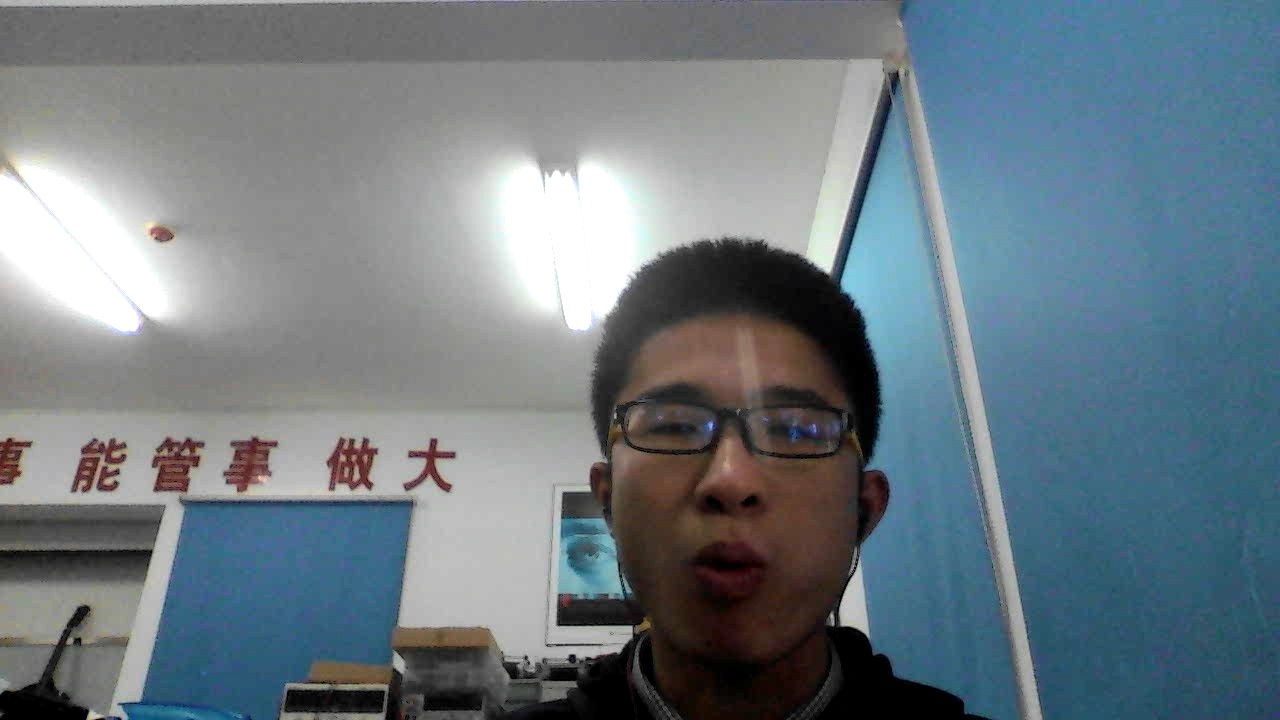
//> input picture opencv_1/1.jpg, 1280 x 720 px
$ ./test   (built with g++ and OpenCV 4)
//> lines starting //> are read from the running program, lines starting //| are printed output that depends on the picture
#include<iostream>
#include<opencv2/opencv.hpp>

using namespace cv;
using namespace std;

int main() {
	Mat srcImage = imread("1.jpg", 0);
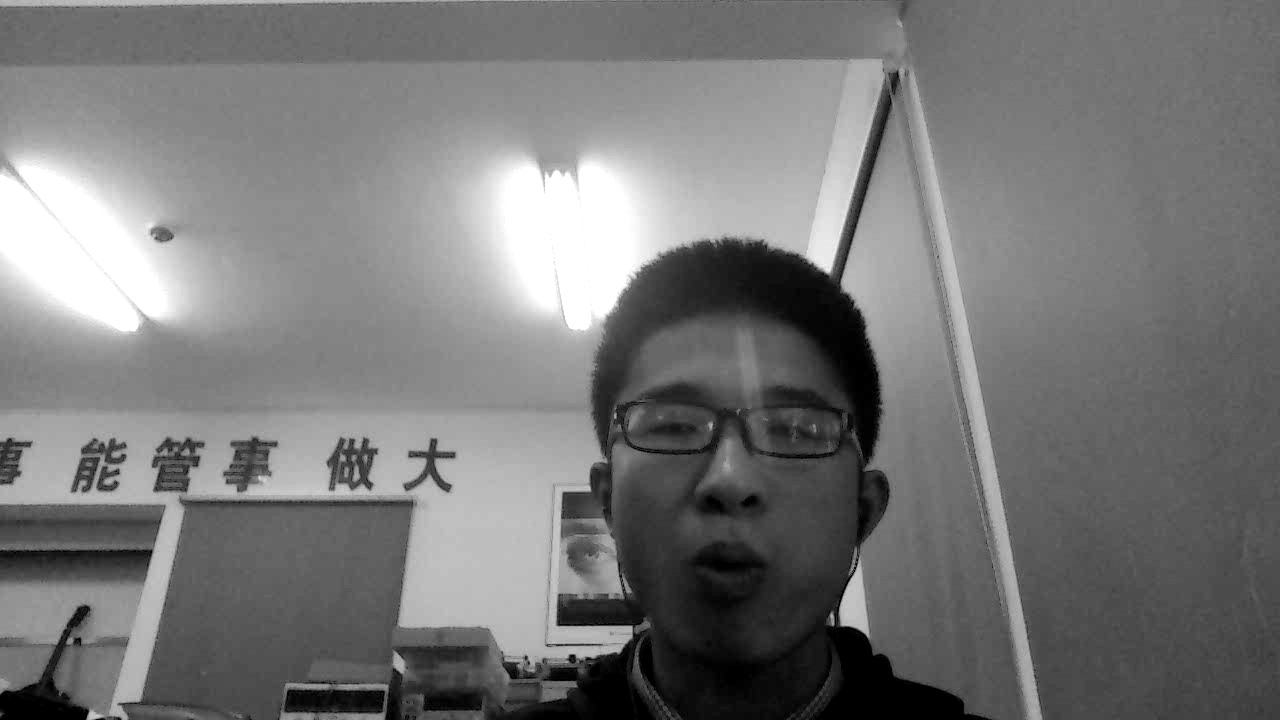
//> srcImage: 720 rows x 1280 cols, CV_8UC1; min 0, max 255, mean 119.8
	bool flag = 1;
	if (!srcImage.data) {
		cout << "Error, please put image again" << endl;
		flag = 0;
	}
	while (flag) {
		imshow("old Image", srcImage);
		int m = getOptimalDFTSize(srcImage.rows);
//> m = 720
		int n = getOptimalDFTSize(srcImage.cols);
//> n = 1280
		Mat padded;
		copyMakeBorder(srcImage, padded, 0, m - srcImage.rows, 0, n - srcImage.cols, BORDER_CONSTANT, Scalar::all(0));
		Mat planes[] = { Mat_<float>(padded), Mat::zeros(padded.size(), CV_32F) };
//> planes[1]: 720 rows x 1280 cols, CV_32FC1; every value is 0
		Mat complexI;
		merge(planes, 2, complexI);
		dft(complexI, complexI);
		split(complexI, planes);
		magnitude(planes[0], planes[1], planes[0]);
		Mat magnitudeImage = planes[0];
		magnitudeImage += Scalar::all(1);
		log(magnitudeImage, magnitudeImage);
		magnitudeImage = magnitudeImage(Rect(0, 0, magnitudeImage.cols& -2, magnitudeImage.rows & -2));
		int cx = magnitudeImage.cols / 2;
//> cx = 640
		int cy = magnitudeImage.rows / 2;
//> cy = 360
		Mat q0(magnitudeImage, Rect(0, 0, cx, cy));
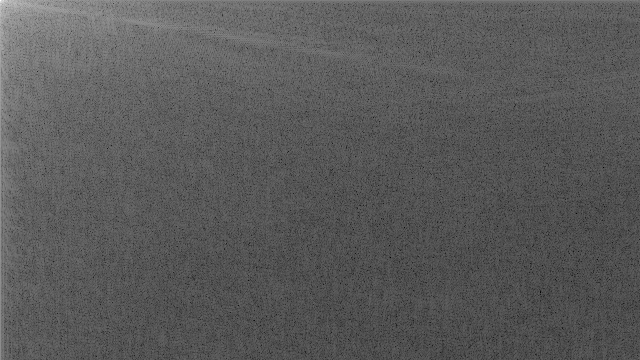
//> q0: 360 rows x 640 cols, CV_32FC1; min 1.87, max 18.52, mean 7.76; drawn with min black and max white
		Mat	q1(magnitudeImage, Rect(cx, 0, cx, cy));
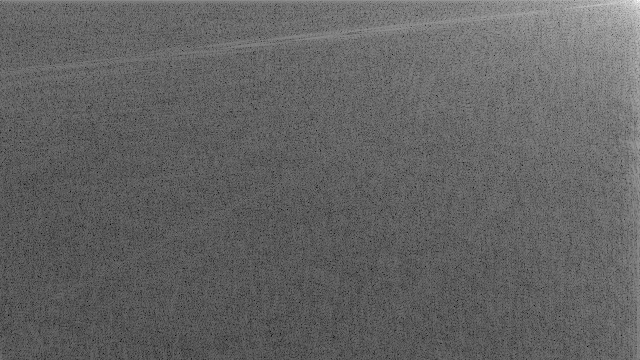
//> q1: 360 rows x 640 cols, CV_32FC1; min 2.28, max 16.27, mean 7.74; drawn with min black and max white
		Mat q2(magnitudeImage, Rect(0, cy, cx, cy));
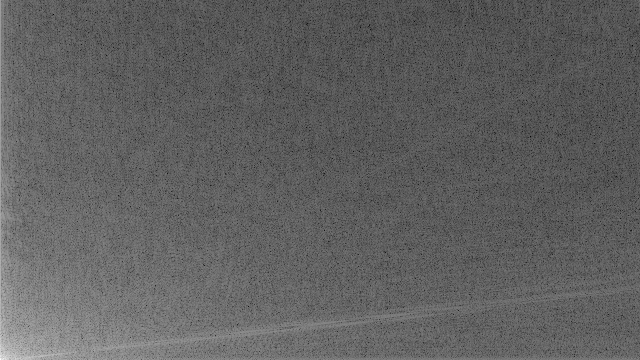
//> q2: 360 rows x 640 cols, CV_32FC1; min 2.28, max 16.68, mean 7.74; drawn with min black and max white
		Mat q3(magnitudeImage, Rect(cx, cy, cx, cy));
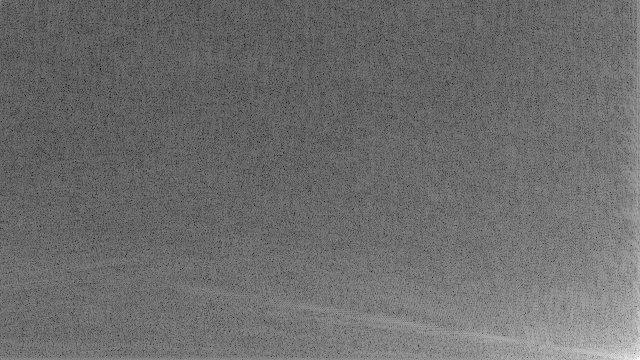
//> q3: 360 rows x 640 cols, CV_32FC1; min 1.87, max 15.57, mean 7.74; drawn with min black and max white
		Mat tmp;
		q0.copyTo(tmp);
		q3.copyTo(q0);
		tmp.copyTo(q3);
		q1.copyTo(tmp);
		q2.copyTo(q1);
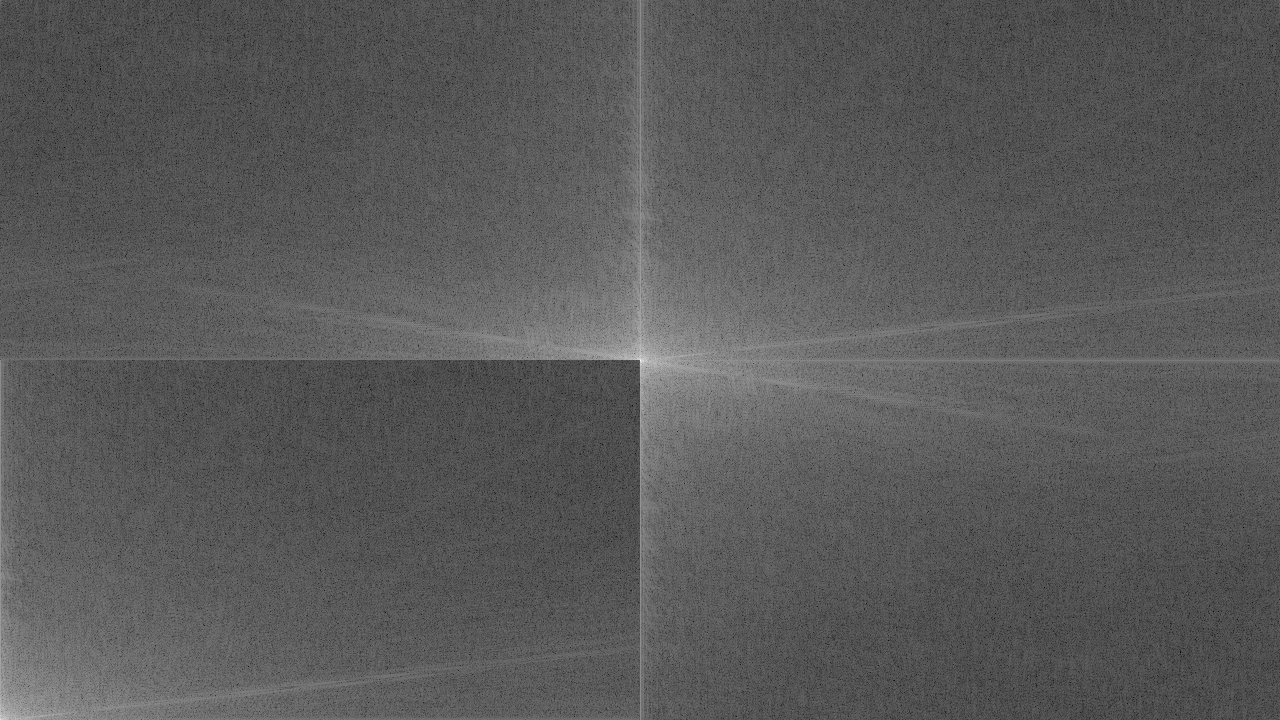
//> magnitudeImage: 720 rows x 1280 cols, CV_32FC1; min 1.87, max 18.52, mean 7.74; drawn with min black and max white
		tmp.copyTo(q2);
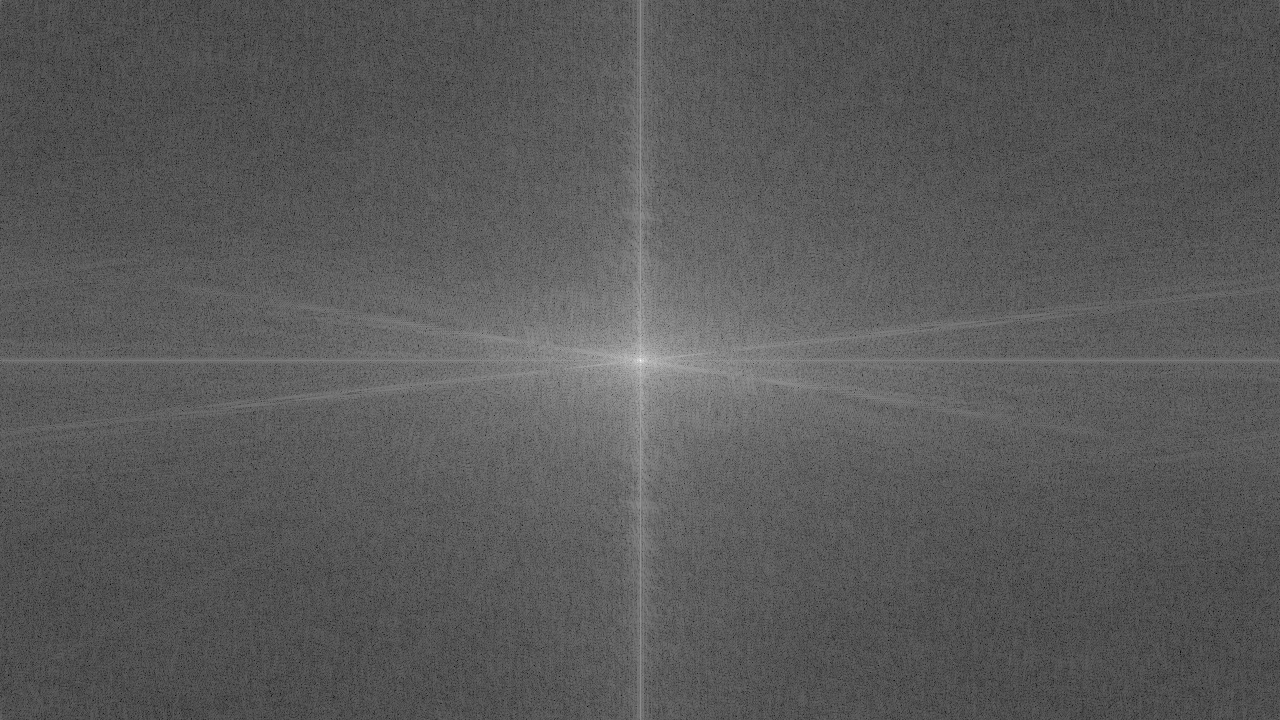
//> magnitudeImage: 720 rows x 1280 cols, CV_32FC1; min 1.87, max 18.52, mean 7.74; drawn with min black and max white
		normalize(magnitudeImage, magnitudeImage, 0, 1, NORM_MINMAX);
		imshow("top", magnitudeImage);
	}
	waitKey();
	return 0;
}
